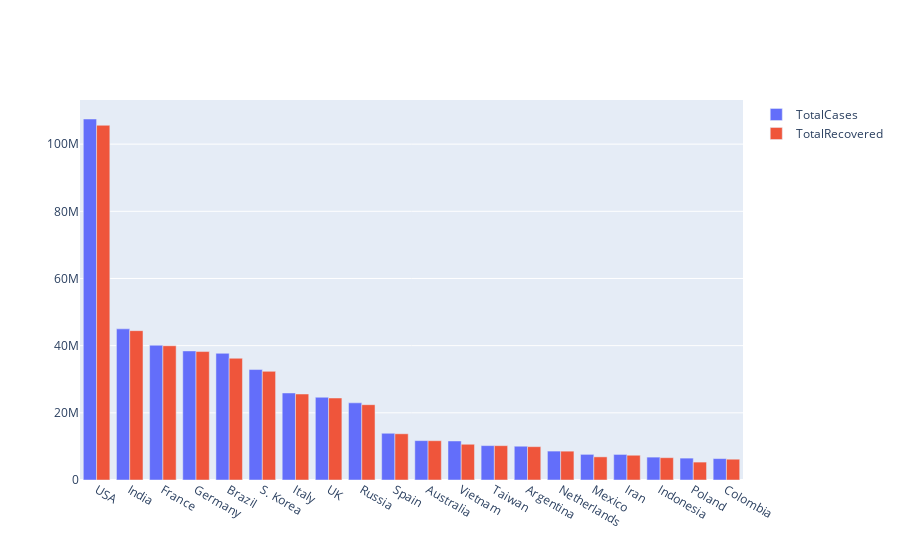

The code cell stored with this chart in its notebook:
### Code cell
import plotly.graph_objects as go
fig = go.Figure(data=[
    go.Bar(name='TotalCases', x=df['Country,Other'], y=df['TotalCases']),
    go.Bar(name='TotalRecovered', x=df['Country,Other'], y=df['TotalRecovered'])
])
# Change the bar mode
fig.update_layout(barmode='group')
fig.show()

### Figure 1 — Plotly figure (JSON) as saved in the notebook; plotly's stock layout.template omitted (floating-point values rounded to 4 significant figures)
{"data": [{"name": "TotalCases", "type": "bar", "x": ["USA", "India", "France", "Germany", "Brazil", "S. Korea", "Italy", "UK", "Russia", "Spain", "Australia", "Vietnam", "Taiwan", "Argentina", "Netherlands", "Mexico", "Iran", "Indonesia", "Poland", "Colombia"], "y": [107481826, 44995311, 40138560, 38428685, 37717062, 32883134, 25908353, 24641596, 22974289, 13914811, 11725283, 11621708, 10241506, 10057945, 8610372, 7633355, 7612734, 6812670, 6518105, 6375407]}, {"name": "TotalRecovered", "type": "bar", "x": ["USA", "India", "France", "Germany", "Brazil", "S. Korea", "Italy", "UK", "Russia", "Spain", "Australia", "Vietnam", "Taiwan", "Argentina", "Netherlands", "Mexico", "Iran", "Indonesia", "Poland", "Colombia"], "y": [105613083, 44461932, 39970918, 38240600, 36249161, 32348806, 25605377, 24411633, 22424710, 13762417, 11697166, 10640308, 10222497, 9927418, 8587380, 6885378, 7371038, 6645399, 5335940, 6190683]}], "layout": {"barmode": "group"}}
